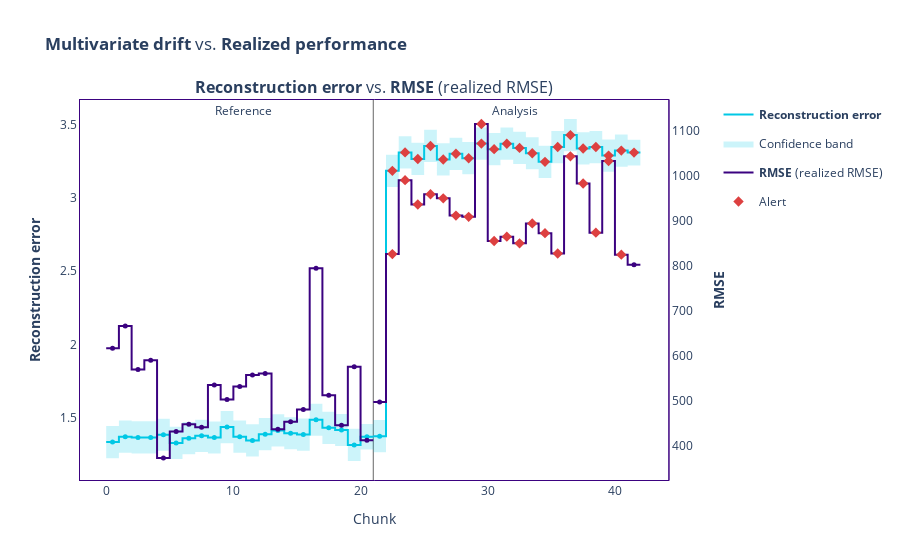

Notebook source saved alongside this figure:
### Markdown cell above
### Multivariate rec + realized performace

### Code cell
multivariate_results.compare(realized_results).plot().show()

### Figure 1 — Plotly figure (JSON) as saved in the notebook; plotly's stock layout.template omitted (floating-point values rounded to 4 significant figures)
{"data": [{"hoverinfo": "skip", "line": {"color": "#00c8e5", "shape": "hv", "width": 2}, "mode": "lines", "name": "<b>Reconstruction error</b>", "showlegend": true, "type": "scatter", "x": [0, 1, 2, 3, 4, 5, 6, 7, 8, 9, 10, 11, 12, 13, 14, 15, 16, 17, 18, 19, 20, 21], "xaxis": "x", "y": [1.335, 1.372, 1.367, 1.367, 1.385, 1.329, 1.362, 1.378, 1.366, 1.437, 1.371, 1.346, 1.388, 1.414, 1.395, 1.386, 1.487, 1.432, 1.417, 1.315, 1.371, 1.371], "yaxis": "y"}, {"customdata": [["<b>Reconstruction error</b>", "<b style=\"color:Colors.BLUE_SKY_CRAYOLA;line-height:60px\">Reference</b>", "[0:249]", "Chunk index: <b>0</b>", 1.335], ["<b>Reconstruction error</b>", "<b style=\"color:Colors.BLUE_SKY_CRAYOLA;line-height:60px\">Reference</b>", "[250:499]", "Chunk index: <b>1</b>", 1.372], ["<b>Reconstruction error</b>", "<b style=\"color:Colors.BLUE_SKY_CRAYOLA;line-height:60px\">Reference</b>", "[500:749]", "Chunk index: <b>2</b>", 1.367], ["<b>Reconstruction error</b>", "<b style=\"color:Colors.BLUE_SKY_CRAYOLA;line-height:60px\">Reference</b>", "[750:999]", "Chunk index: <b>3</b>", 1.367], ["<b>Reconstruction error</b>", "<b style=\"color:Colors.BLUE_SKY_CRAYOLA;line-height:60px\">Reference</b>", "[1000:1249]", "Chunk index: <b>4</b>", 1.385], ["<b>Reconstruction error</b>", "<b style=\"color:Colors.BLUE_SKY_CRAYOLA;line-height:60px\">Reference</b>", "[1250:1499]", "Chunk index: <b>5</b>", 1.329], ["<b>Reconstruction error</b>", "<b style=\"color:Colors.BLUE_SKY_CRAYOLA;line-height:60px\">Reference</b>", "[1500:1749]", "Chunk index: <b>6</b>", 1.362], ["<b>Reconstruction error</b>", "<b style=\"color:Colors.BLUE_SKY_CRAYOLA;line-height:60px\">Reference</b>", "[1750:1999]", "Chunk index: <b>7</b>", 1.378], ["<b>Reconstruction error</b>", "<b style=\"color:Colors.BLUE_SKY_CRAYOLA;line-height:60px\">Reference</b>", "[2000:2249]", "Chunk index: <b>8</b>", 1.366], ["<b>Reconstruction error</b>", "<b style=\"color:Colors.BLUE_SKY_CRAYOLA;line-height:60px\">Reference</b>", "[2250:2499]", "Chunk index: <b>9</b>", 1.437], ["<b>Reconstruction error</b>", "<b style=\"color:Colors.BLUE_SKY_CRAYOLA;line-height:60px\">Reference</b>", "[2500:2749]", "Chunk index: <b>10</b>", 1.371], ["<b>Reconstruction error</b>", "<b style=\"color:Colors.BLUE_SKY_CRAYOLA;line-height:60px\">Reference</b>", "[2750:2999]", "Chunk index: <b>11</b>", 1.346], ["<b>Reconstruction error</b>", "<b style=\"color:Colors.BLUE_SKY_CRAYOLA;line-height:60px\">Reference</b>", "[3000:3249]", "Chunk index: <b>12</b>", 1.388], ["<b>Reconstruction error</b>", "<b style=\"color:Colors.BLUE_SKY_CRAYOLA;line-height:60px\">Reference</b>", "[3250:3499]", "Chunk index: <b>13</b>", 1.415], ["<b>Reconstruction error</b>", "<b style=\"color:Colors.BLUE_SKY_CRAYOLA;line-height:60px\">Reference</b>", "[3500:3749]", "Chunk index: <b>14</b>", 1.395], ["<b>Reconstruction error</b>", "<b style=\"color:Colors.BLUE_SKY_CRAYOLA;line-height:60px\">Reference</b>", "[3750:3999]", "Chunk index: <b>15</b>", 1.386], ["<b>Reconstruction error</b>", "<b style=\"color:Colors.BLUE_SKY_CRAYOLA;line-height:60px\">Reference</b>", "[4000:4249]", "Chunk index: <b>16</b>", 1.487], ["<b>Reconstruction error</b>", "<b style=\"color:Colors.BLUE_SKY_CRAYOLA;line-height:60px\">Reference</b>", "[4250:4499]", "Chunk index: <b>17</b>", 1.432], ["<b>Reconstruction error</b>", "<b style=\"color:Colors.BLUE_SKY_CRAYOLA;line-height:60px\">Reference</b>", "[4500:4749]", "Chunk index: <b>18</b>", 1.417], ["<b>Reconstruction error</b>", "<b style=\"color:Colors.BLUE_SKY_CRAYOLA;line-height:60px\">Reference</b>", "[4750:4999]", "Chunk index: <b>19</b>", 1.315], ["<b>Reconstruction error</b>", "<b style=\"color:Colors.BLUE_SKY_CRAYOLA;line-height:60px\">Reference</b>", "[5000:5393]", "Chunk index: <b>20</b>", 1.371]], "hovertemplate": "%{customdata[1]}<br />Chunk: <b>%{customdata[2]}</b> &nbsp; &nbsp; %{customdata[3]} <br />%{customdata[0]}: <b>%{customdata[4]}</b><br /><extra></extra>", "marker": {"color": "#00c8e5", "size": 5, "symbol": "circle"}, "mode": "markers", "name": "<b>Reconstruction error</b>", "showlegend": false, "type": "scatter", "x": [0.5, 1.5, 2.5, 3.5, 4.5, 5.5, 6.5, 7.5, 8.5, 9.5, 10.5, 11.5, 12.5, 13.5, 14.5, 15.5, 16.5, 17.5, 18.5, 19.5, 20.5], "xaxis": "x", "y": [1.335, 1.372, 1.367, 1.367, 1.385, 1.329, 1.362, 1.378, 1.366, 1.437, 1.371, 1.346, 1.388, 1.414, 1.395, 1.386, 1.487, 1.432, 1.417, 1.315, 1.371, 1.371], "yaxis": "y"}, {"hoverinfo": "skip", "line": {"color": "rgba(0, 0, 0, 0)", "shape": "hv"}, "mode": "lines", "name": "Confidence band", "showlegend": false, "type": "scatter", "x": [0, 1, 2, 3, 4, 5, 6, 7, 8, 9, 10, 11, 12, 13, 14, 15, 16, 17, 18, 19, 20, 21], "xaxis": "x", "y": [1.445, 1.481, 1.476, 1.476, 1.495, 1.439, 1.471, 1.487, 1.476, 1.547, 1.481, 1.456, 1.498, 1.524, 1.505, 1.496, 1.597, 1.541, 1.527, 1.425, 1.459, 1.459], "yaxis": "y"}, {"fill": "tonexty", "fillcolor": "rgba(0, 200, 229, 0.2)", "hoverinfo": "skip", "line": {"color": "rgba(0, 0, 0, 0)", "shape": "hv"}, "mode": "lines", "name": "Confidence band", "showlegend": true, "type": "scatter", "x": [0, 1, 2, 3, 4, 5, 6, 7, 8, 9, 10, 11, 12, 13, 14, 15, 16, 17, 18, 19, 20, 21], "xaxis": "x", "y": [1.225, 1.262, 1.257, 1.257, 1.275, 1.219, 1.252, 1.268, 1.256, 1.327, 1.261, 1.236, 1.279, 1.305, 1.285, 1.276, 1.377, 1.322, 1.307, 1.206, 1.284, 1.284], "yaxis": "y"}, {"hoverinfo": "skip", "line": {"color": "#3b0280", "shape": "hv", "width": 2}, "mode": "lines", "name": "<b>RMSE</b> (realized RMSE)", "showlegend": true, "type": "scatter", "x": [0, 1, 2, 3, 4, 5, 6, 7, 8, 9, 10, 11, 12, 13, 14, 15, 16, 17, 18, 19, 20, 21], "xaxis": "x", "y": [616.7, 666.1, 569.3, 590.0, 373.0, 431.4, 447.9, 440.8, 534.9, 502.6, 531.5, 557.4, 560.8, 436.6, 453.3, 480.6, 794.5, 512.5, 445.3, 575.5, 412.4, 412.4], "yaxis": "y2"}, {"customdata": [["<b>RMSE</b>", "<b style=\"color:Colors.INDIGO_PERSIAN;line-height:60px\">Reference</b>", "[0:249]", "Chunk index: <b>0</b>", 616.7], ["<b>RMSE</b>", "<b style=\"color:Colors.INDIGO_PERSIAN;line-height:60px\">Reference</b>", "[250:499]", "Chunk index: <b>1</b>", 666.1], ["<b>RMSE</b>", "<b style=\"color:Colors.INDIGO_PERSIAN;line-height:60px\">Reference</b>", "[500:749]", "Chunk index: <b>2</b>", 569.3], ["<b>RMSE</b>", "<b style=\"color:Colors.INDIGO_PERSIAN;line-height:60px\">Reference</b>", "[750:999]", "Chunk index: <b>3</b>", 590.0], ["<b>RMSE</b>", "<b style=\"color:Colors.INDIGO_PERSIAN;line-height:60px\">Reference</b>", "[1000:1249]", "Chunk index: <b>4</b>", 373.0], ["<b>RMSE</b>", "<b style=\"color:Colors.INDIGO_PERSIAN;line-height:60px\">Reference</b>", "[1250:1499]", "Chunk index: <b>5</b>", 431.4], ["<b>RMSE</b>", "<b style=\"color:Colors.INDIGO_PERSIAN;line-height:60px\">Reference</b>", "[1500:1749]", "Chunk index: <b>6</b>", 447.9], ["<b>RMSE</b>", "<b style=\"color:Colors.INDIGO_PERSIAN;line-height:60px\">Reference</b>", "[1750:1999]", "Chunk index: <b>7</b>", 440.8], ["<b>RMSE</b>", "<b style=\"color:Colors.INDIGO_PERSIAN;line-height:60px\">Reference</b>", "[2000:2249]", "Chunk index: <b>8</b>", 534.9], ["<b>RMSE</b>", "<b style=\"color:Colors.INDIGO_PERSIAN;line-height:60px\">Reference</b>", "[2250:2499]", "Chunk index: <b>9</b>", 502.6], ["<b>RMSE</b>", "<b style=\"color:Colors.INDIGO_PERSIAN;line-height:60px\">Reference</b>", "[2500:2749]", "Chunk index: <b>10</b>", 531.5], ["<b>RMSE</b>", "<b style=\"color:Colors.INDIGO_PERSIAN;line-height:60px\">Reference</b>", "[2750:2999]", "Chunk index: <b>11</b>", 557.4], ["<b>RMSE</b>", "<b style=\"color:Colors.INDIGO_PERSIAN;line-height:60px\">Reference</b>", "[3000:3249]", "Chunk index: <b>12</b>", 560.8], ["<b>RMSE</b>", "<b style=\"color:Colors.INDIGO_PERSIAN;line-height:60px\">Reference</b>", "[3250:3499]", "Chunk index: <b>13</b>", 436.6], ["<b>RMSE</b>", "<b style=\"color:Colors.INDIGO_PERSIAN;line-height:60px\">Reference</b>", "[3500:3749]", "Chunk index: <b>14</b>", 453.3], ["<b>RMSE</b>", "<b style=\"color:Colors.INDIGO_PERSIAN;line-height:60px\">Reference</b>", "[3750:3999]", "Chunk index: <b>15</b>", 480.6], ["<b>RMSE</b>", "<b style=\"color:Colors.INDIGO_PERSIAN;line-height:60px\">Reference</b>", "[4000:4249]", "Chunk index: <b>16</b>", 794.5], ["<b>RMSE</b>", "<b style=\"color:Colors.INDIGO_PERSIAN;line-height:60px\">Reference</b>", "[4250:4499]", "Chunk index: <b>17</b>", 512.5], ["<b>RMSE</b>", "<b style=\"color:Colors.INDIGO_PERSIAN;line-height:60px\">Reference</b>", "[4500:4749]", "Chunk index: <b>18</b>", 445.3], ["<b>RMSE</b>", "<b style=\"color:Colors.INDIGO_PERSIAN;line-height:60px\">Reference</b>", "[4750:4999]", "Chunk index: <b>19</b>", 575.5], ["<b>RMSE</b>", "<b style=\"color:Colors.INDIGO_PERSIAN;line-height:60px\">Reference</b>", "[5000:5393]", "Chunk index: <b>20</b>", 412.4]], "hovertemplate": "%{customdata[1]}<br />Chunk: <b>%{customdata[2]}</b> &nbsp; &nbsp; %{customdata[3]} <br />%{customdata[0]}: <b>%{customdata[4]}</b><br /><extra></extra>", "marker": {"color": "#3b0280", "size": 5, "symbol": "circle"}, "mode": "markers", "name": "<b>RMSE</b> (realized RMSE)", "showlegend": false, "type": "scatter", "x": [0.5, 1.5, 2.5, 3.5, 4.5, 5.5, 6.5, 7.5, 8.5, 9.5, 10.5, 11.5, 12.5, 13.5, 14.5, 15.5, 16.5, 17.5, 18.5, 19.5, 20.5], "xaxis": "x", "y": [616.7, 666.1, 569.3, 590.0, 373.0, 431.4, 447.9, 440.8, 534.9, 502.6, 531.5, 557.4, 560.8, 436.6, 453.3, 480.6, 794.5, 512.5, 445.3, 575.5, 412.4, 412.4], "yaxis": "y2"}, {"hoverinfo": "skip", "line": {"color": "#00c8e5", "shape": "hv", "width": 2}, "mode": "lines", "name": "<b>Reconstruction error</b>", "showlegend": false, "type": "scatter", "x": [21, 22, 23, 24, 25, 26, 27, 28, 29, 30, 31, 32, 33, 34, 35, 36, 37, 38, 39, 40, 41, 42], "xaxis": "x", "y": [1.375, 3.185, 3.31, 3.266, 3.354, 3.262, 3.301, 3.271, 3.37, 3.332, 3.37, 3.341, 3.304, 3.246, 3.347, 3.428, 3.337, 3.347, 3.288, 3.323, 3.309, 3.309], "yaxis": "y"}, {"customdata": [["<b>Reconstruction error</b>", "<b style=\"color:Colors.BLUE_SKY_CRAYOLA;line-height:60px\">Analysis</b>", "", "[0:249]", "Chunk index: <b>21</b>", 1.375], ["<b>Reconstruction error</b>", "<b style=\"color:Colors.BLUE_SKY_CRAYOLA;line-height:60px\">Analysis</b>", "<span style=\"color:#AD0000\">⚠ <b>Drift detected</b></span>", "[250:499]", "Chunk index: <b>22</b>", 3.184], ["<b>Reconstruction error</b>", "<b style=\"color:Colors.BLUE_SKY_CRAYOLA;line-height:60px\">Analysis</b>", "<span style=\"color:#AD0000\">⚠ <b>Drift detected</b></span>", "[500:749]", "Chunk index: <b>23</b>", 3.31], ["<b>Reconstruction error</b>", "<b style=\"color:Colors.BLUE_SKY_CRAYOLA;line-height:60px\">Analysis</b>", "<span style=\"color:#AD0000\">⚠ <b>Drift detected</b></span>", "[750:999]", "Chunk index: <b>24</b>", 3.266], ["<b>Reconstruction error</b>", "<b style=\"color:Colors.BLUE_SKY_CRAYOLA;line-height:60px\">Analysis</b>", "<span style=\"color:#AD0000\">⚠ <b>Drift detected</b></span>", "[1000:1249]", "Chunk index: <b>25</b>", 3.354], ["<b>Reconstruction error</b>", "<b style=\"color:Colors.BLUE_SKY_CRAYOLA;line-height:60px\">Analysis</b>", "<span style=\"color:#AD0000\">⚠ <b>Drift detected</b></span>", "[1250:1499]", "Chunk index: <b>26</b>", 3.262], ["<b>Reconstruction error</b>", "<b style=\"color:Colors.BLUE_SKY_CRAYOLA;line-height:60px\">Analysis</b>", "<span style=\"color:#AD0000\">⚠ <b>Drift detected</b></span>", "[1500:1749]", "Chunk index: <b>27</b>", 3.301], ["<b>Reconstruction error</b>", "<b style=\"color:Colors.BLUE_SKY_CRAYOLA;line-height:60px\">Analysis</b>", "<span style=\"color:#AD0000\">⚠ <b>Drift detected</b></span>", "[1750:1999]", "Chunk index: <b>28</b>", 3.271], ["<b>Reconstruction error</b>", "<b style=\"color:Colors.BLUE_SKY_CRAYOLA;line-height:60px\">Analysis</b>", "<span style=\"color:#AD0000\">⚠ <b>Drift detected</b></span>", "[2000:2249]", "Chunk index: <b>29</b>", 3.37], ["<b>Reconstruction error</b>", "<b style=\"color:Colors.BLUE_SKY_CRAYOLA;line-height:60px\">Analysis</b>", "<span style=\"color:#AD0000\">⚠ <b>Drift detected</b></span>", "[2250:2499]", "Chunk index: <b>30</b>", 3.332], ["<b>Reconstruction error</b>", "<b style=\"color:Colors.BLUE_SKY_CRAYOLA;line-height:60px\">Analysis</b>", "<span style=\"color:#AD0000\">⚠ <b>Drift detected</b></span>", "[2500:2749]", "Chunk index: <b>31</b>", 3.37], ["<b>Reconstruction error</b>", "<b style=\"color:Colors.BLUE_SKY_CRAYOLA;line-height:60px\">Analysis</b>", "<span style=\"color:#AD0000\">⚠ <b>Drift detected</b></span>", "[2750:2999]", "Chunk index: <b>32</b>", 3.341], ["<b>Reconstruction error</b>", "<b style=\"color:Colors.BLUE_SKY_CRAYOLA;line-height:60px\">Analysis</b>", "<span style=\"color:#AD0000\">⚠ <b>Drift detected</b></span>", "[3000:3249]", "Chunk index: <b>33</b>", 3.304], ["<b>Reconstruction error</b>", "<b style=\"color:Colors.BLUE_SKY_CRAYOLA;line-height:60px\">Analysis</b>", "<span style=\"color:#AD0000\">⚠ <b>Drift detected</b></span>", "[3250:3499]", "Chunk index: <b>34</b>", 3.246], ["<b>Reconstruction error</b>", "<b style=\"color:Colors.BLUE_SKY_CRAYOLA;line-height:60px\">Analysis</b>", "<span style=\"color:#AD0000\">⚠ <b>Drift detected</b></span>", "[3500:3749]", "Chunk index: <b>35</b>", 3.347], ["<b>Reconstruction error</b>", "<b style=\"color:Colors.BLUE_SKY_CRAYOLA;line-height:60px\">Analysis</b>", "<span style=\"color:#AD0000\">⚠ <b>Drift detected</b></span>", "[3750:3999]", "Chunk index: <b>36</b>", 3.428], ["<b>Reconstruction error</b>", "<b style=\"color:Colors.BLUE_SKY_CRAYOLA;line-height:60px\">Analysis</b>", "<span style=\"color:#AD0000\">⚠ <b>Drift detected</b></span>", "[4000:4249]", "Chunk index: <b>37</b>", 3.337], ["<b>Reconstruction error</b>", "<b style=\"color:Colors.BLUE_SKY_CRAYOLA;line-height:60px\">Analysis</b>", "<span style=\"color:#AD0000\">⚠ <b>Drift detected</b></span>", "[4250:4499]", "Chunk index: <b>38</b>", 3.347], ["<b>Reconstruction error</b>", "<b style=\"color:Colors.BLUE_SKY_CRAYOLA;line-height:60px\">Analysis</b>", "<span style=\"color:#AD0000\">⚠ <b>Drift detected</b></span>", "[4500:4749]", "Chunk index: <b>39</b>", 3.288], ["<b>Reconstruction error</b>", "<b style=\"color:Colors.BLUE_SKY_CRAYOLA;line-height:60px\">Analysis</b>", "<span style=\"color:#AD0000\">⚠ <b>Drift detected</b></span>", "[4750:4999]", "Chunk index: <b>40</b>", 3.322], ["<b>Reconstruction error</b>", "<b style=\"color:Colors.BLUE_SKY_CRAYOLA;line-height:60px\">Analysis</b>", "<span style=\"color:#AD0000\">⚠ <b>Drift detected</b></span>", "[5000:5393]", "Chunk index: <b>41</b>", 3.309]], "hovertemplate": "%{customdata[1]} &nbsp; &nbsp; %{customdata[2]} <br />Chunk: <b>%{customdata[3]}</b> &nbsp; &nbsp; %{customdata[4]} <br />%{customdata[0]}: <b>%{customdata[5]}</b><br /><extra></extra>", "marker": {"color": "#00c8e5", "size": 5, "symbol": "circle"}, "mode": "markers", "name": "<b>Reconstruction error</b>", "showlegend": false, "type": "scatter", "x": [21.5, 22.5, 23.5, 24.5, 25.5, 26.5, 27.5, 28.5, 29.5, 30.5, 31.5, 32.5, 33.5, 34.5, 35.5, 36.5, 37.5, 38.5, 39.5, 40.5, 41.5], "xaxis": "x", "y": [1.375, 3.185, 3.31, 3.266, 3.354, 3.262, 3.301, 3.271, 3.37, 3.332, 3.37, 3.341, 3.304, 3.246, 3.347, 3.428, 3.337, 3.347, 3.288, 3.323, 3.309, 3.309], "yaxis": "y"}, {"hoverinfo": "skip", "line": {"color": "rgba(0, 0, 0, 0)", "shape": "hv"}, "mode": "lines", "name": "Confidence band", "showlegend": false, "type": "scatter", "x": [21, 22, 23, 24, 25, 26, 27, 28, 29, 30, 31, 32, 33, 34, 35, 36, 37, 38, 39, 40, 41, 42], "xaxis": "x", "y": [1.485, 3.294, 3.42, 3.376, 3.464, 3.372, 3.411, 3.38, 3.48, 3.442, 3.479, 3.451, 3.414, 3.356, 3.456, 3.538, 3.447, 3.457, 3.398, 3.432, 3.396, 3.396], "yaxis": "y"}, {"fill": "tonexty", "fillcolor": "rgba(0, 200, 229, 0.2)", "hoverinfo": "skip", "line": {"color": "rgba(0, 0, 0, 0)", "shape": "hv"}, "mode": "lines", "name": "Confidence band", "showlegend": false, "type": "scatter", "x": [21, 22, 23, 24, 25, 26, 27, 28, 29, 30, 31, 32, 33, 34, 35, 36, 37, 38, 39, 40, 41, 42], "xaxis": "x", "y": [1.265, 3.075, 3.201, 3.156, 3.245, 3.152, 3.191, 3.161, 3.261, 3.223, 3.26, 3.231, 3.195, 3.136, 3.237, 3.319, 3.227, 3.237, 3.179, 3.213, 3.221, 3.221], "yaxis": "y"}, {"hoverinfo": "skip", "line": {"color": "#3b0280", "shape": "hv", "width": 2}, "mode": "lines", "name": "<b>RMSE</b> (realized RMSE)", "showlegend": false, "type": "scatter", "x": [21, 22, 23, 24, 25, 26, 27, 28, 29, 30, 31, 32, 33, 34, 35, 36, 37, 38, 39, 40, 41, 42], "xaxis": "x", "y": [497.3, 826.0, 990.5, 936.2, 959.2, 950.1, 911.7, 908.9, 1115.0, 855.0, 864.9, 850.0, 894.3, 872.6, 827.3, 1043.0, 983.0, 873.7, 1033.0, 824.9, 802.4, 802.4], "yaxis": "y2"}, {"customdata": [["<b>RMSE</b>", "<b style=\"color:Colors.INDIGO_PERSIAN;line-height:60px\">Analysis</b>", "", "[0:249]", "Chunk index: <b>21</b>", 497.3], ["<b>RMSE</b>", "<b style=\"color:Colors.INDIGO_PERSIAN;line-height:60px\">Analysis</b>", "<span style=\"color:#AD0000\">⚠ <b>Drift detected</b></span>", "[250:499]", "Chunk index: <b>22</b>", 826.0], ["<b>RMSE</b>", "<b style=\"color:Colors.INDIGO_PERSIAN;line-height:60px\">Analysis</b>", "<span style=\"color:#AD0000\">⚠ <b>Drift detected</b></span>", "[500:749]", "Chunk index: <b>23</b>", 990.5], ["<b>RMSE</b>", "<b style=\"color:Colors.INDIGO_PERSIAN;line-height:60px\">Analysis</b>", "<span style=\"color:#AD0000\">⚠ <b>Drift detected</b></span>", "[750:999]", "Chunk index: <b>24</b>", 936.2], ["<b>RMSE</b>", "<b style=\"color:Colors.INDIGO_PERSIAN;line-height:60px\">Analysis</b>", "<span style=\"color:#AD0000\">⚠ <b>Drift detected</b></span>", "[1000:1249]", "Chunk index: <b>25</b>", 959.2], ["<b>RMSE</b>", "<b style=\"color:Colors.INDIGO_PERSIAN;line-height:60px\">Analysis</b>", "<span style=\"color:#AD0000\">⚠ <b>Drift detected</b></span>", "[1250:1499]", "Chunk index: <b>26</b>", 950.1], ["<b>RMSE</b>", "<b style=\"color:Colors.INDIGO_PERSIAN;line-height:60px\">Analysis</b>", "<span style=\"color:#AD0000\">⚠ <b>Drift detected</b></span>", "[1500:1749]", "Chunk index: <b>27</b>", 911.7], ["<b>RMSE</b>", "<b style=\"color:Colors.INDIGO_PERSIAN;line-height:60px\">Analysis</b>", "<span style=\"color:#AD0000\">⚠ <b>Drift detected</b></span>", "[1750:1999]", "Chunk index: <b>28</b>", 908.9], ["<b>RMSE</b>", "<b style=\"color:Colors.INDIGO_PERSIAN;line-height:60px\">Analysis</b>", "<span style=\"color:#AD0000\">⚠ <b>Drift detected</b></span>", "[2000:2249]", "Chunk index: <b>29</b>", 1115.0], ["<b>RMSE</b>", "<b style=\"color:Colors.INDIGO_PERSIAN;line-height:60px\">Analysis</b>", "<span style=\"color:#AD0000\">⚠ <b>Drift detected</b></span>", "[2250:2499]", "Chunk index: <b>30</b>", 855.0], ["<b>RMSE</b>", "<b style=\"color:Colors.INDIGO_PERSIAN;line-height:60px\">Analysis</b>", "<span style=\"color:#AD0000\">⚠ <b>Drift detected</b></span>", "[2500:2749]", "Chunk index: <b>31</b>", 864.9], ["<b>RMSE</b>", "<b style=\"color:Colors.INDIGO_PERSIAN;line-height:60px\">Analysis</b>", "<span style=\"color:#AD0000\">⚠ <b>Drift detected</b></span>", "[2750:2999]", "Chunk index: <b>32</b>", 850.0], ["<b>RMSE</b>", "<b style=\"color:Colors.INDIGO_PERSIAN;line-height:60px\">Analysis</b>", "<span style=\"color:#AD0000\">⚠ <b>Drift detected</b></span>", "[3000:3249]", "Chunk index: <b>33</b>", 894.3], ["<b>RMSE</b>", "<b style=\"color:Colors.INDIGO_PERSIAN;line-height:60px\">Analysis</b>", "<span style=\"color:#AD0000\">⚠ <b>Drift detected</b></span>", "[3250:3499]", "Chunk index: <b>34</b>", 872.6], ["<b>RMSE</b>", "<b style=\"color:Colors.INDIGO_PERSIAN;line-height:60px\">Analysis</b>", "<span style=\"color:#AD0000\">⚠ <b>Drift detected</b></span>", "[3500:3749]", "Chunk index: <b>35</b>", 827.3], ["<b>RMSE</b>", "<b style=\"color:Colors.INDIGO_PERSIAN;line-height:60px\">Analysis</b>", "<span style=\"color:#AD0000\">⚠ <b>Drift detected</b></span>", "[3750:3999]", "Chunk index: <b>36</b>", 1043.0], ["<b>RMSE</b>", "<b style=\"color:Colors.INDIGO_PERSIAN;line-height:60px\">Analysis</b>", "<span style=\"color:#AD0000\">⚠ <b>Drift detected</b></span>", "[4000:4249]", "Chunk index: <b>37</b>", 983.0], ["<b>RMSE</b>", "<b style=\"color:Colors.INDIGO_PERSIAN;line-height:60px\">Analysis</b>", "<span style=\"color:#AD0000\">⚠ <b>Drift detected</b></span>", "[4250:4499]", "Chunk index: <b>38</b>", 873.7], ["<b>RMSE</b>", "<b style=\"color:Colors.INDIGO_PERSIAN;line-height:60px\">Analysis</b>", "<span style=\"color:#AD0000\">⚠ <b>Drift detected</b></span>", "[4500:4749]", "Chunk index: <b>39</b>", 1033.0], ["<b>RMSE</b>", "<b style=\"color:Colors.INDIGO_PERSIAN;line-height:60px\">Analysis</b>", "<span style=\"color:#AD0000\">⚠ <b>Drift detected</b></span>", "[4750:4999]", "Chunk index: <b>40</b>", 824.9], ["<b>RMSE</b>", "<b style=\"color:Colors.INDIGO_PERSIAN;line-height:60px\">Analysis</b>", "", "[5000:5393]", "Chunk index: <b>41</b>", 802.4]], "hovertemplate": "%{customdata[1]} &nbsp; &nbsp; %{customdata[2]} <br />Chunk: <b>%{customdata[3]}</b> &nbsp; &nbsp; %{customdata[4]} <br />%{customdata[0]}: <b>%{customdata[5]}</b><br /><extra></extra>", "marker": {"color": "#3b0280", "size": 5, "symbol": "circle"}, "mode": "markers", "name": "<b>RMSE</b> (realized RMSE)", "showlegend": false, "type": "scatter", "x": [21.5, 22.5, 23.5, 24.5, 25.5, 26.5, 27.5, 28.5, 29.5, 30.5, 31.5, 32.5, 33.5, 34.5, 35.5, 36.5, 37.5, 38.5, 39.5, 40.5, 41.5], "xaxis": "x", "y": [497.3, 826.0, 990.5, 936.2, 959.2, 950.1, 911.7, 908.9, 1115.0, 855.0, 864.9, 850.0, 894.3, 872.6, 827.3, 1043.0, 983.0, 873.7, 1033.0, 824.9, 802.4, 802.4], "yaxis": "y2"}, {"hoverinfo": "skip", "legendgroup": "alert", "marker": {"color": "#DD4040", "size": 8, "symbol": "diamond"}, "mode": "markers", "name": "Alert", "showlegend": true, "type": "scatter", "x": [22.5, 23.5, 24.5, 25.5, 26.5, 27.5, 28.5, 29.5, 30.5, 31.5, 32.5, 33.5, 34.5, 35.5, 36.5, 37.5, 38.5, 39.5, 40.5, 41.5], "xaxis": "x", "y": [3.185, 3.31, 3.266, 3.354, 3.262, 3.301, 3.271, 3.37, 3.332, 3.37, 3.341, 3.304, 3.246, 3.347, 3.428, 3.337, 3.347, 3.288, 3.323, 3.309], "yaxis": "y"}, {"hoverinfo": "skip", "legendgroup": "alert", "marker": {"color": "#DD4040", "size": 8, "symbol": "diamond"}, "mode": "markers", "name": "Alert", "showlegend": false, "type": "scatter", "x": [22.5, 23.5, 24.5, 25.5, 26.5, 27.5, 28.5, 29.5, 30.5, 31.5, 32.5, 33.5, 34.5, 35.5, 36.5, 37.5, 38.5, 39.5, 40.5], "xaxis": "x", "y": [826.0, 990.5, 936.2, 959.2, 950.1, 911.7, 908.9, 1115.0, 855.0, 864.9, 850.0, 894.3, 872.6, 827.3, 1043.0, 983.0, 873.7, 1033.0, 824.9], "yaxis": "y2"}], "layout": {"annotations": [{"font": {"size": 16}, "showarrow": false, "text": "<b>Reconstruction error</b> vs. <b>RMSE</b> (realized RMSE)", "x": 0.47, "xanchor": "center", "xref": "paper", "y": 1, "yanchor": "bottom", "yref": "paper"}, {"showarrow": false, "text": "Reference", "x": 10, "xshift": 10, "y": 1, "yref": "paper"}, {"showarrow": false, "text": "Analysis", "x": 31, "xshift": 15, "y": 1, "yref": "paper"}], "autosize": true, "hoverlabel": {"bgcolor": "white", "font": {"size": 14}}, "legend": {"itemclick": false, "itemdoubleclick": false, "traceorder": "grouped"}, "paper_bgcolor": "rgba(255,255,255,1)", "plot_bgcolor": "rgba(255,255,255,1)", "shapes": [{"layer": "below", "line": {"color": "#666666", "width": 1}, "type": "line", "x0": 21, "x1": 21, "xref": "x", "y0": 0, "y1": 1, "yref": "y domain"}], "title": {"text": "<b>Multivariate drift</b> vs. <b>Realized performance</b>"}, "xaxis": {"anchor": "y", "autorange": true, "domain": [0, 0.94], "linecolor": "#3b0280", "matches": "x", "mirror": true, "range": [-2.59, 45.02], "showgrid": false, "title": {"text": "Chunk"}, "type": "linear", "zeroline": false}, "yaxis": {"anchor": "x", "autorange": true, "domain": [0, 1], "linecolor": "#3b0280", "mirror": true, "range": [1.076, 3.668], "showgrid": false, "title": {"text": "<b>Reconstruction error</b>"}, "type": "linear", "zeroline": false}, "yaxis2": {"anchor": "x", "autorange": true, "linecolor": "#3b0280", "mirror": true, "overlaying": "y", "range": [322.3, 1171.0], "showgrid": false, "side": "right", "title": {"text": "<b>RMSE</b>"}, "type": "linear", "zeroline": false}}}
